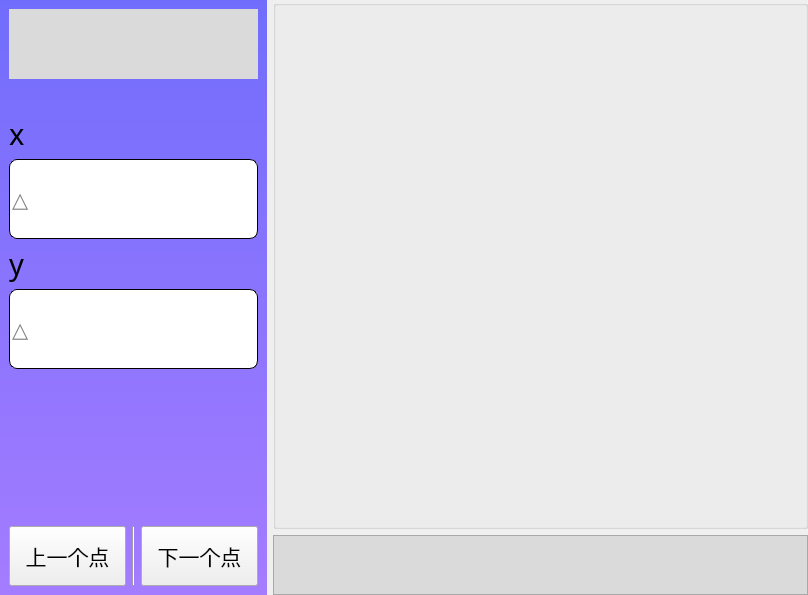
<?xml version="1.0" encoding="UTF-8"?>
<ui version="4.0">
 <class>newwindow</class>
 <widget class="QMainWindow" name="newwindow">
  <property name="geometry">
   <rect>
    <x>0</x>
    <y>0</y>
    <width>808</width>
    <height>595</height>
   </rect>
  </property>
  <property name="font">
   <font>
    <family>Agency FB</family>
    <pointsize>20</pointsize>
   </font>
  </property>
  <property name="windowTitle">
   <string>HTDO V1.0</string>
  </property>
  <property name="windowIcon">
   <iconset resource="source/pic.qrc">
    <normaloff>:/source/favicon.ico</normaloff>:/source/favicon.ico</iconset>
  </property>
  <widget class="QWidget" name="centralwidget">
   <layout class="QHBoxLayout" name="horizontalLayout_3">
    <property name="leftMargin">
     <number>0</number>
    </property>
    <property name="topMargin">
     <number>0</number>
    </property>
    <property name="rightMargin">
     <number>0</number>
    </property>
    <property name="bottomMargin">
     <number>0</number>
    </property>
    <item>
     <layout class="QHBoxLayout" name="horizontalLayout_2" stretch="0,2">
      <item>
       <widget class="QWidget" name="widget" native="true">
        <property name="styleSheet">
         <string notr="true">QWidget#widget{
	background-color: qlineargradient(x0:0, y0:1, x2:0, y2:1,stop:0 rgb(113, 109, 252), stop:1 rgb(164, 124, 255));
}</string>
        </property>
        <layout class="QVBoxLayout" name="verticalLayout_3" stretch="1,1,0,0,0,0,5,1">
         <item>
          <widget class="QLabel" name="label">
           <property name="minimumSize">
            <size>
             <width>0</width>
             <height>70</height>
            </size>
           </property>
           <property name="maximumSize">
            <size>
             <width>16777211</width>
             <height>70</height>
            </size>
           </property>
           <property name="styleSheet">
            <string notr="true">background-color: rgb(218, 218, 218);</string>
           </property>
           <property name="text">
            <string/>
           </property>
           <property name="alignment">
            <set>Qt::AlignCenter</set>
           </property>
          </widget>
         </item>
         <item>
          <spacer name="verticalSpacer_2">
           <property name="orientation">
            <enum>Qt::Vertical</enum>
           </property>
           <property name="sizeHint" stdset="0">
            <size>
             <width>20</width>
             <height>40</height>
            </size>
           </property>
          </spacer>
         </item>
         <item>
          <widget class="QLabel" name="label_3">
           <property name="sizePolicy">
            <sizepolicy hsizetype="Fixed" vsizetype="Fixed">
             <horstretch>0</horstretch>
             <verstretch>0</verstretch>
            </sizepolicy>
           </property>
           <property name="minimumSize">
            <size>
             <width>0</width>
             <height>0</height>
            </size>
           </property>
           <property name="maximumSize">
            <size>
             <width>123456</width>
             <height>38</height>
            </size>
           </property>
           <property name="font">
            <font>
             <family>方正魏碑简体</family>
             <pointsize>22</pointsize>
            </font>
           </property>
           <property name="styleSheet">
            <string notr="true"/>
           </property>
           <property name="text">
            <string>x</string>
           </property>
          </widget>
         </item>
         <item>
          <widget class="QLineEdit" name="lineEdit_x">
           <property name="minimumSize">
            <size>
             <width>0</width>
             <height>80</height>
            </size>
           </property>
           <property name="maximumSize">
            <size>
             <width>250</width>
             <height>16777215</height>
            </size>
           </property>
           <property name="font">
            <font>
             <family>Agency FB</family>
             <pointsize>16</pointsize>
            </font>
           </property>
           <property name="styleSheet">
            <string notr="true">border:1px solid rgb(0,0,0);
border-radius:8px;
</string>
           </property>
           <property name="text">
            <string/>
           </property>
           <property name="placeholderText">
            <string>△</string>
           </property>
          </widget>
         </item>
         <item>
          <widget class="QLabel" name="label_4">
           <property name="minimumSize">
            <size>
             <width>0</width>
             <height>0</height>
            </size>
           </property>
           <property name="maximumSize">
            <size>
             <width>123456</width>
             <height>38</height>
            </size>
           </property>
           <property name="font">
            <font>
             <family>方正魏碑简体</family>
             <pointsize>22</pointsize>
            </font>
           </property>
           <property name="styleSheet">
            <string notr="true"/>
           </property>
           <property name="text">
            <string>y</string>
           </property>
          </widget>
         </item>
         <item>
          <widget class="QLineEdit" name="lineEdit_y">
           <property name="minimumSize">
            <size>
             <width>0</width>
             <height>80</height>
            </size>
           </property>
           <property name="maximumSize">
            <size>
             <width>250</width>
             <height>16777215</height>
            </size>
           </property>
           <property name="font">
            <font>
             <family>Agency FB</family>
             <pointsize>16</pointsize>
            </font>
           </property>
           <property name="styleSheet">
            <string notr="true">border:1px solid rgb(0,0,0);
border-radius:8px;
</string>
           </property>
           <property name="placeholderText">
            <string>△</string>
           </property>
          </widget>
         </item>
         <item>
          <spacer name="verticalSpacer">
           <property name="orientation">
            <enum>Qt::Vertical</enum>
           </property>
           <property name="sizeHint" stdset="0">
            <size>
             <width>20</width>
             <height>40</height>
            </size>
           </property>
          </spacer>
         </item>
         <item>
          <layout class="QHBoxLayout" name="horizontalLayout">
           <item>
            <widget class="QPushButton" name="pushButton_up">
             <property name="minimumSize">
              <size>
               <width>117</width>
               <height>60</height>
              </size>
             </property>
             <property name="maximumSize">
              <size>
               <width>16777215</width>
               <height>16777215</height>
              </size>
             </property>
             <property name="font">
              <font>
               <family>Agency FB</family>
               <pointsize>16</pointsize>
              </font>
             </property>
             <property name="text">
              <string>上一个点</string>
             </property>
            </widget>
           </item>
           <item>
            <widget class="Line" name="line">
             <property name="orientation">
              <enum>Qt::Vertical</enum>
             </property>
            </widget>
           </item>
           <item>
            <widget class="QPushButton" name="pushButton_down">
             <property name="minimumSize">
              <size>
               <width>117</width>
               <height>60</height>
              </size>
             </property>
             <property name="font">
              <font>
               <family>Agency FB</family>
               <pointsize>16</pointsize>
              </font>
             </property>
             <property name="text">
              <string>下一个点</string>
             </property>
            </widget>
           </item>
          </layout>
         </item>
        </layout>
       </widget>
      </item>
      <item>
       <layout class="QVBoxLayout" name="verticalLayout_2" stretch="0,1">
        <item>
         <widget class="QGroupBox" name="camber">
          <property name="minimumSize">
           <size>
            <width>500</width>
            <height>500</height>
           </size>
          </property>
          <property name="title">
           <string/>
          </property>
         </widget>
        </item>
        <item>
         <widget class="QTextBrowser" name="info">
          <property name="maximumSize">
           <size>
            <width>16777215</width>
            <height>60</height>
           </size>
          </property>
          <property name="font">
           <font>
            <family>Agency FB</family>
            <pointsize>9</pointsize>
           </font>
          </property>
          <property name="styleSheet">
           <string notr="true">background-color: rgb(218, 218, 218);</string>
          </property>
         </widget>
        </item>
       </layout>
      </item>
     </layout>
    </item>
   </layout>
  </widget>
 </widget>
 <resources>
  <include location="source/pic.qrc"/>
 </resources>
 <connections/>
</ui>
